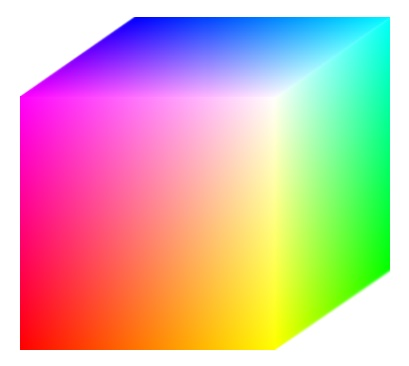
%> input picture imagenesU/cubo.jpg, 409 x 366 px
$ octave imagecolor.m   (GNU Octave 9; MATLAB toolbox functions it lacks are replaced by stand-ins)
%> lines starting %> are read from the running program, lines starting %| are printed output that depends on the picture
%imagenes a colorbar
%12-04-18
%prog. Angel Hernandez

F = imread('imagenesU\cubo.jpg');
%> F is the input picture: size 366x409x3 uint8; mean R, G, B 212.2, 181.4, 173.2
G = 255- F;
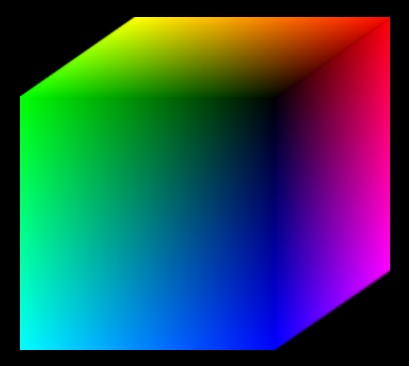
%> G: size 366x409x3 uint8; mean R, G, B 42.8, 73.6, 81.8
H = (F(:,:,1)+F(:,:,2)+F(:,:,3))/3;
subplot(3,2,1);imshow(F);
subplot(3,2,2);imshow(F(:,:,1));
%> after `imshow(F(:,:,1))`:
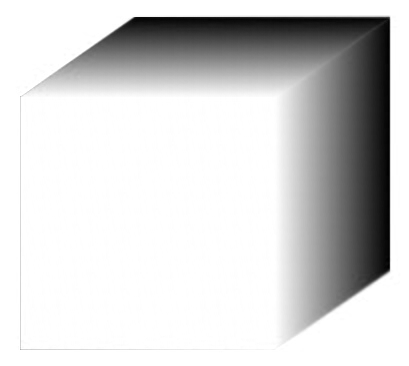
%> displayed picture: size 366x409, on the screen's scale of 0 to 255; min 0, max 255, mean 212.2
subplot(3,2,3);imshow(F(:,:,2));
%> after `imshow(F(:,:,2))`:
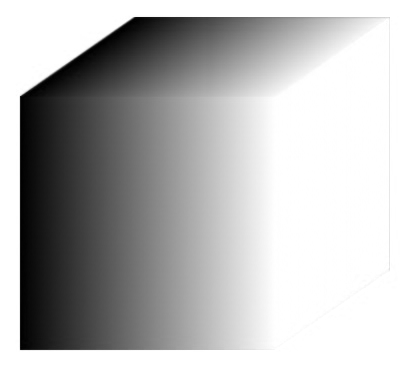
%> displayed picture: size 366x409, on the screen's scale of 0 to 255; min 0, max 255, mean 181.4
subplot(3,2,4);imshow(F(:,:,3));
%> after `imshow(F(:,:,3))`:
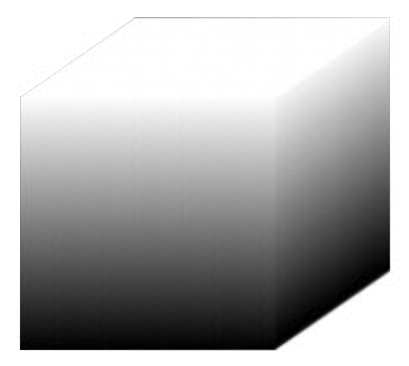
%> displayed picture: size 366x409, on the screen's scale of 0 to 255; min 0, max 255, mean 173.2
subplot(3,2,5);imshow(G);
subplot(3,2,6);imshow(H);

$ run again, with imagenesU/barbaran.jpg copied over imagenesU/cubo.jpg
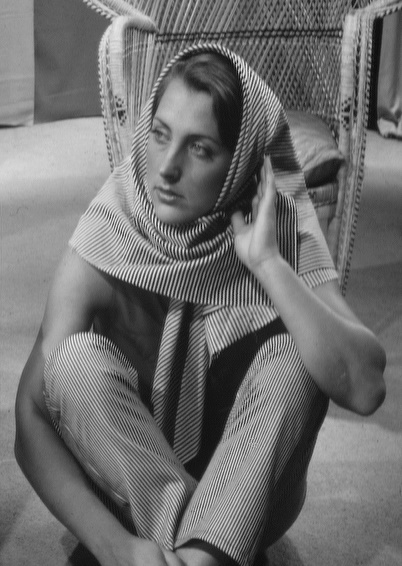
%> input picture imagenesU/barbaran.jpg, 402 x 566 px
%> F is the input picture: size 566x402x3 uint8; min 2, max 247, mean 111.5
%> `G = 255- F;`:
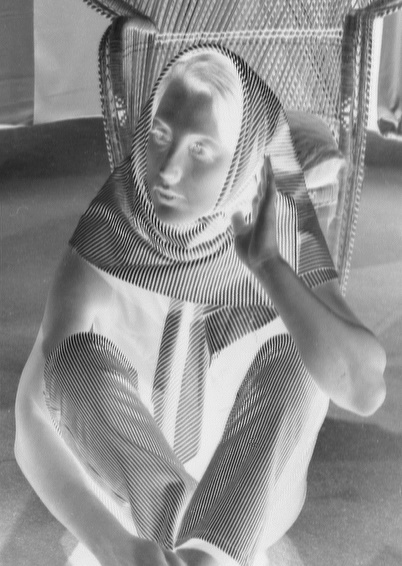
%> G: size 566x402x3 uint8; min 8, max 253, mean 143.5
%> `H = (F(:,:,1)+F(:,:,2)+F(:,:,3))/3;`:
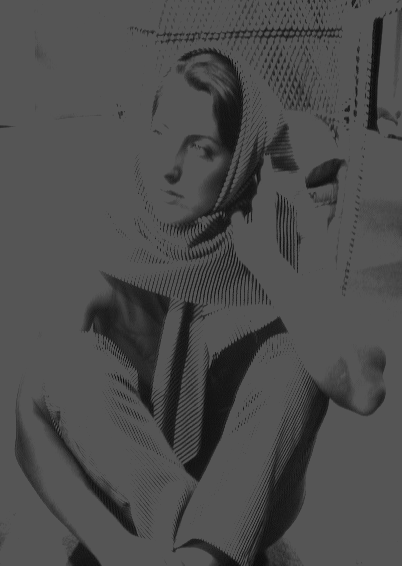
%> H: size 566x402 uint8; min 2, max 85, mean 75.7
